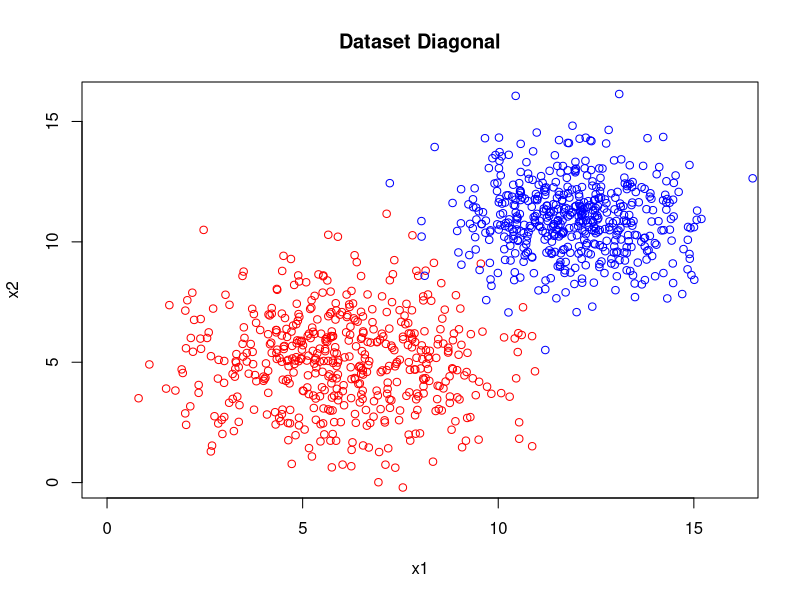
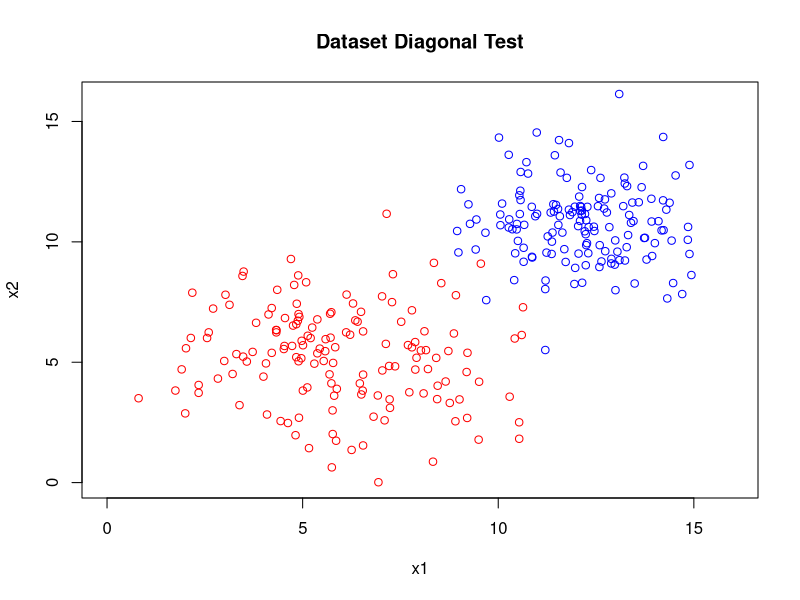
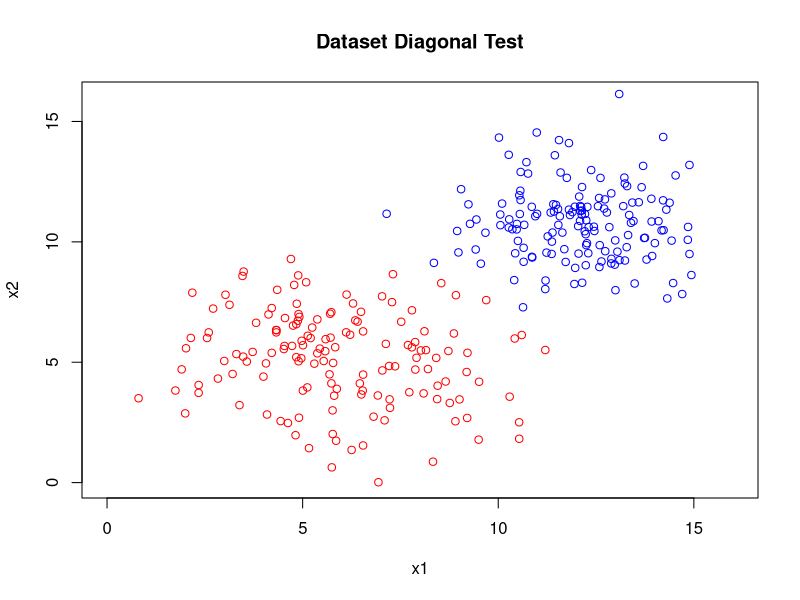

Recreate these plots in R, in order.
library(e1071)

## punto 1
x11<- c(rnorm(500,6,2))
x21<- c(rnorm(500,5,2))
et1<- c(rep(1,500))  
diagonal1<-cbind(x11,x21,et1)

x10<- c(rnorm(500,12,1.5))
x20<- c(rnorm(500,11,1.5))
et2<- c(rep(0,500))  
diagonal0<-cbind(x10,x20,et2)

diagonal <- rbind(diagonal1,diagonal0)

save(diagonal,file = "Diagonal.Rdata")

pdf("Grafica_dataset_diagonal.pdf")
plot(0:16,0.:16,type='n',main='Dataset Diagonal',xlab = 'x1',ylab = 'x2')
points(diagonal[1:500,1],diagonal[1:500,2], col='red')
points(diagonal[501:1000,1],diagonal[501:1000,2], col='blue')
dev.off()


## punto5
indice_t<-c(1:1000)
indice_entrenamiento<-sample(indice_t,700)

indice_test1<-sample(c(1:500),150)
indice_test2<-sample(c(501:1000),150)
indice_test<-c(indice_test1,indice_test2)
diagonal_test<-diagonal[indice_test,]
diagonal_train<-diagonal[-indice_test,]
## punt6
save(diagonal_train,file = 'Diagonal_train.Rdata')
save(diagonal_test,file = 'Diagonal_test.Rdata')


##punto7 y 8

pdf("Grafica_Dataset_Diagonal_test.pdf")
plot(0:16,0.:16,type='n',main='Dataset Diagonal Test',xlab = 'x1',ylab = 'x2')
points(diagonal_test[1:150,1],diagonal_test[1:150,2], col='red')
points(diagonal_test[151:300,1],diagonal_test[151:300,2], col='blue')
dev.off()

#punto 9
modelo<- svm(diagonal_train[,-3],diagonal_train[,3], type="C")

#punto 10
predicciones<-predict(modelo,diagonal_test[,-3])
ErroresDeClasificacion<-sum(predicciones != diagonal_test[,3])/length(diagonal_test[,3])

#punto 11
save(predicciones, file='Predicciones.Rdata')
save(ErroresDeClasificacion, file='errorC.Rdata')

#punto 12 y 13

pdf("Grafica__Diagonal_Predicciones.pdf")
plot(0:16,0.:16,type='n',main='Dataset Diagonal Test',xlab = 'x1',ylab = 'x2')
points(diagonal_test[predicciones==1,1],diagonal_test[predicciones==1,2], col='red')
points(diagonal_test[predicciones==0,1],diagonal_test[predicciones==0,2], col='blue')
dev.off()

#punto 14: Conclucion ==> Podemos decir que el dataset es linealmente separables por lo que se puede
#                         obtener un hiperplano que realiza la clasificacion con un error estructura minimo .
#                         Error de Clasificacion= 0.006666667
#                     **  Se mejoro el balanceo de los datos.
